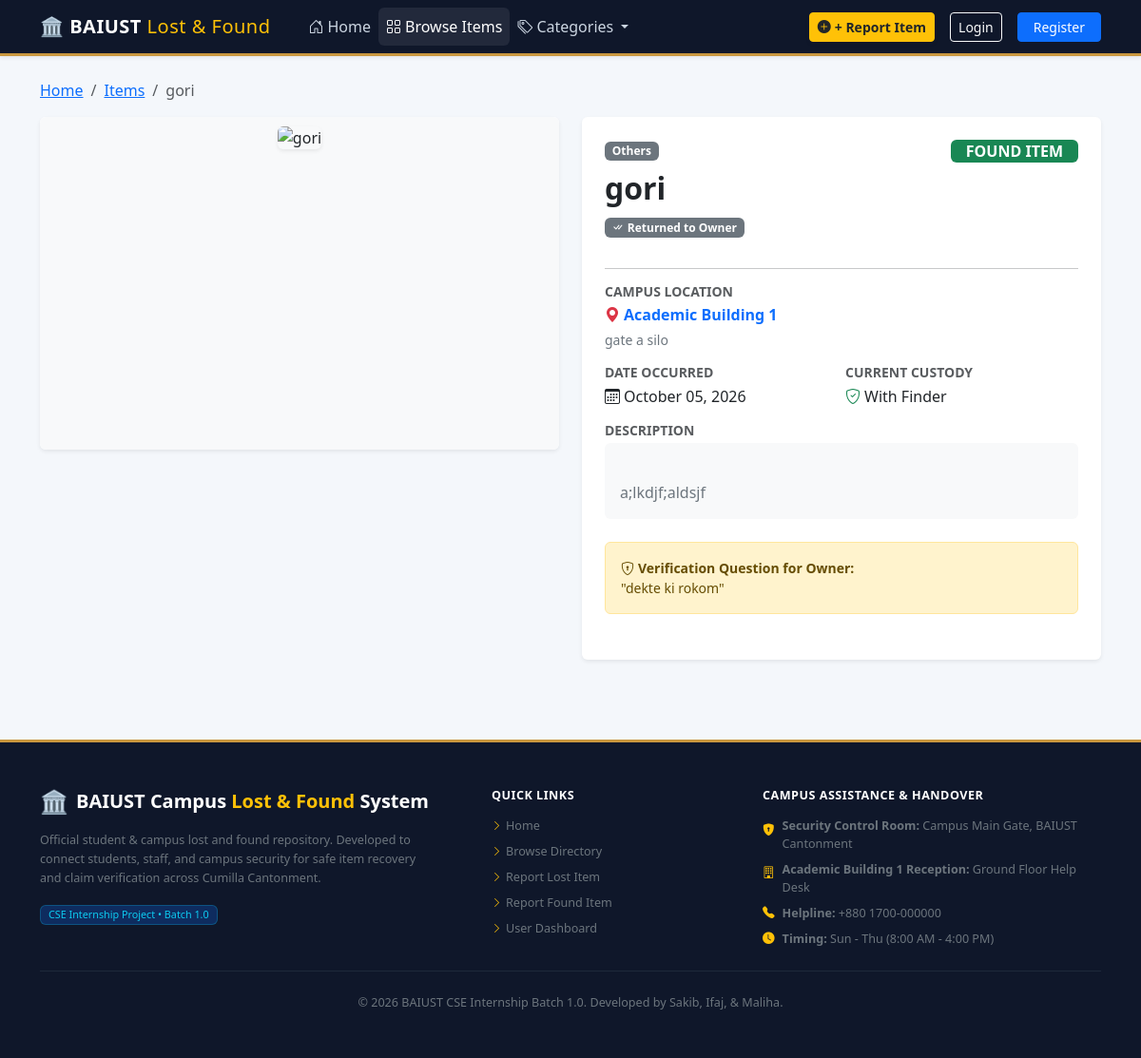
/items/5/, run on the app's committed database.
### items/models.py (models this page shows, shortened)
class Item(models.Model):
    title = models.CharField(max_length=150)
    item_type = models.CharField(max_length=10, choices=ITEM_TYPE_CHOICES, default='LOST')
    category = models.ForeignKey(Category, on_delete=models.CASCADE, related_name='items')
    primary_image = models.ImageField(upload_to='items/')
    additional_image = models.ImageField(upload_to='items/additional/', blank=True, null=True)
    location = models.CharField(max_length=100, choices=CAMPUS_LOCATIONS)
    specific_location_details = models.CharField(max_length=255, help_text="e.g. Room 304, 2nd row bench, or Near Water Cooler")
    date_occurred = models.DateField(help_text="Date the item was lost or found")
    description = models.TextField(help_text="Detailed description of color, brand, condition, tags, etc.")
    secret_mark_question = models.CharField(
        max_length=255,
        blank=True,
        help_text="For FOUND items: Ask a question only the owner can answer (e.g. lock screen wallpaper, inside sticker, contents of purse)"
    )
    current_custody = models.CharField(
        max_length=100,
        choices=CUSTODY_CHOICES,
        default='With Finder',
        blank=True
    )
    status = models.CharField(max_length=20, choices=STATUS_CHOICES, default='APPROVED')
    reported_by = models.ForeignKey(User, on_delete=models.CASCADE, related_name='reported_items')
    created_at = models.DateTimeField(auto_now_add=True)
    updated_at = models.DateTimeField(auto_now=True)
    class Meta:
        ordering = ['-created_at']
    @property
    def fallback_image_url(self):
        cat_name = self.category.name.lower() if self.category else ''
        if 'electronic' in cat_name:
            return 'https://images.unsplash.com/photo-1517336714731-489689fd1ca8?w=500&auto=format&fit=crop&q=60'
        elif 'card' in cat_name or 'id' in cat_name:
            return 'https://images.unsplash.com/photo-1618005182384-a83a8bd57fbe?w=500&auto=format&fit=crop&q=60'
        elif 'book' in cat_name or 'notebook' in cat_name:
            return 'https://images.unsplash.com/photo-1497633762265-9d179a990aa6?w=500&auto=format&fit=crop&q=60'
        elif 'wallet' in cat_name or 'money' in cat_name:
            return 'https://images.unsplash.com/photo-1627123424574-724758594e93?w=500&auto=format&fit=crop&q=60'
        return 'https://images.unsplash.com/photo-1584438784894-089d6a62b8fa?w=500&auto=format&fit=crop&q=60'

class Category(models.Model):
    name = models.CharField(max_length=100, unique=True)
    icon = models.CharField(max_length=50, default='bi-box-seam', help_text="Bootstrap icon class e.g. bi-laptop, bi-card-text")
    description = models.TextField(blank=True)
    class Meta:
        verbose_name_plural = "Categories"
        ordering = ['name']

### items/views.py (the view)
# urls.py: path('items/<int:pk>/', views.item_detail, name='detail'),
def item_detail(request, pk):
    item = get_object_or_404(Item.objects.select_related('category', 'reported_by__profile'), pk=pk)
    matches = find_candidate_matches(item, min_score=45.0, limit=4)
    user_has_claimed = False
    if request.user.is_authenticated:
        from claims.models import ClaimRequest
        user_has_claimed = ClaimRequest.objects.filter(item=item, claimant=request.user).exists()
    return render(request, 'items/item_detail.html', {
        'item': item,
        'matches': matches,
        'user_has_claimed': user_has_claimed,
    })

### items/context_processors.py (called while the page is built)
def campus_stats(request):
    total_items = Item.objects.count()
    lost_count = Item.objects.filter(item_type='LOST', status__in=['PENDING', 'APPROVED', 'MATCHED']).count()
    found_count = Item.objects.filter(item_type='FOUND', status__in=['PENDING', 'APPROVED', 'MATCHED']).count()
    returned_count = Item.objects.filter(status='RETURNED').count()
    categories = Category.objects.all()
    return {
        'stat_total': total_items,
        'stat_lost': lost_count,
        'stat_found': found_count,
        'stat_returned': returned_count,
        'nav_categories': categories,
    }

### items/matching.py (called while the page is built, shortened)
def find_candidate_matches(target_item, min_score=45.0, limit=10):
    from .models import Item
    target_opposite = 'FOUND' if target_item.item_type == 'LOST' else 'LOST'
    candidates = Item.objects.filter(
        item_type=target_opposite,
        category=target_item.category
    ).exclude(id=target_item.id).exclude(status='RETURNED')
    matched_results = []
    matched_results.sort(key=lambda x: x['score'], reverse=True)
    return matched_results[:limit]

### templates/items/item_detail.html (shortened to what this page needs)
{% extends 'base.html' %}
{% block content %}
<div class="container py-4">
    <nav aria-label="breadcrumb" class="mb-3">
        <ol class="breadcrumb small">
            <li class="breadcrumb-item"><a href="{% url 'items:home' %}">Home</a></li>
            <li class="breadcrumb-item"><a href="{% url 'items:list' %}">Items</a></li>
            <li class="breadcrumb-item active" aria-current="page">{{ item.title }}</li>
        </ol>
    </nav>
    <div class="row g-4">
        <div class="col-lg-6">
            <div class="card border-0 shadow-sm overflow-hidden mb-3">
                <div class="bg-light text-center p-2 rounded" style="min-height: 350px;">
                    {% if item.primary_image %}
                    <img src="{{ item.primary_image.url }}"
                         alt="{{ item.title }}"
                         class="img-fluid rounded shadow-sm"
                         style="max-height: 400px; width: 100%; object-fit: contain;"
                         onerror="this.onerror=null; this.src='{{ item.fallback_image_url }}';">
                    {% else %}
                    <img src="{{ item.fallback_image_url }}"
                         alt="{{ item.title }}"
                         class="img-fluid rounded shadow-sm"
                         style="max-height: 400px; width: 100%; object-fit: contain;">
                    {% endif %}
                </div>
            </div>
        </div>
        <div class="col-lg-6">
            <div class="card border-0 shadow-sm p-4 bg-white h-100">
                <div class="d-flex justify-content-between align-items-center mb-2">
                    <span class="badge bg-secondary">{{ item.category.name }}</span>
                    {% if item.item_type == 'LOST' %}
                    <span class="badge badge-lost fs-6 px-3 py-1">LOST ITEM</span>
                    {% else %}
                    <span class="badge badge-found fs-6 px-3 py-1">FOUND ITEM</span>
                    {% endif %}
                </div>
                <h2 class="fw-bold text-dark mb-2">{{ item.title }}</h2>
                <div class="mb-3">
                    {% if item.status == 'MATCHED' %}
                    <span class="badge badge-matched"><i class="bi bi-stars me-1"></i>Potential Match Identified</span>
                    {% elif item.status == 'RETURNED' %}
                    <span class="badge badge-returned"><i class="bi bi-check-all me-1"></i>Returned to Owner</span>
                    {% elif item.status == 'APPROVED' %}
                    <span class="badge bg-success-subtle text-success border border-success-subtle">Active Listing</span>
                    {% endif %}
                </div>
                <hr class="my-3">
                <div class="mb-3">
                    <h6 class="fw-bold text-muted small text-uppercase mb-1">Campus Location</h6>
                    <p class="mb-1 fw-semibold text-primary"><i class="bi bi-geo-alt-fill text-danger me-1"></i>{{ item.location }}</p>
                    <p class="text-secondary small mb-0">{{ item.specific_location_details }}</p>
                </div>
                <div class="row g-2 mb-3">
                    <div class="col-sm-6">
                        <h6 class="fw-bold text-muted small text-uppercase mb-1">Date Occurred</h6>
                        <p class="text-dark mb-0"><i class="bi bi-calendar3 me-1"></i>{{ item.date_occurred|date:"F d, Y" }}</p>
                    </div>
                    {% if item.item_type == 'FOUND' %}
                    <div class="col-sm-6">
                        <h6 class="fw-bold text-muted small text-uppercase mb-1">Current Custody</h6>
                        <p class="text-dark mb-0"><i class="bi bi-shield-check text-success me-1"></i>{{ item.current_custody }}</p>
                    </div>
                    {% endif %}
                </div>
                <div class="mb-4">
                    <h6 class="fw-bold text-muted small text-uppercase mb-1">Description</h6>
                    <div class="p-3 bg-light rounded text-secondary" style="white-space: pre-line;">
                        {{ item.description }}
                    </div>
                </div>
                {% if item.item_type == 'FOUND' and item.secret_mark_question %}
                <div class="alert alert-warning border-warning-subtle small mb-4">
                    <strong><i class="bi bi-shield-lock me-1"></i>Verification Question for Owner:</strong><br>
                    "{{ item.secret_mark_question }}"
                </div>
                {% endif %}
            </div>
        </div>
    </div>
</div>
{% endblock %}

### static/css/custom.css (style rules this page uses)
:root { --baiust-navy: #0d2240; --baiust-navy-dark: #071426; --baiust-gold: #c8963e; --baiust-accent: #195190; --baiust-light: #f4f7fb; }
body { background-color: var(--baiust-light); font-family: system-ui, -apple-system, "Segoe UI", Roboto, "Helvetica Neue", Arial, sans-serif; color: #2b303a; min-height: 100vh; display: flex; flex-direction: column; }
.badge-found { background-color: #198754; color: #fff; }
.badge-returned { background-color: #6c757d; color: #fff; }

### data on the page
Item: title "gori", category.name "Others", location "Academic Building 1", specific_location_details "gate a silo", date_occurred "October 05, 2026", current_custody "With Finder", description "a;lkdjf;aldsjf", secret_mark_question "dekte ki rokom"
